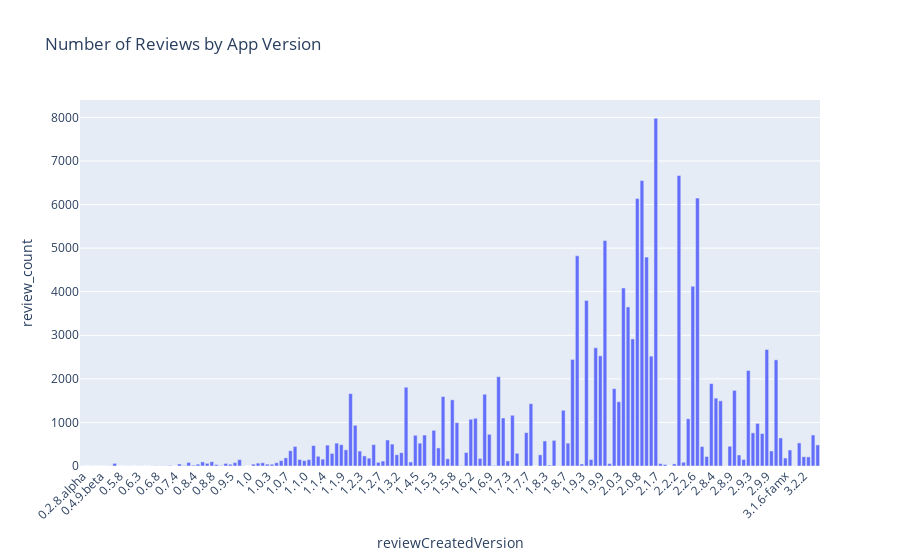

The notebook cell saved with this chart:
### Code cell
fig = px.bar(version_analysis, x=version_analysis.index, y='review_count', 
             labels={'x': 'App Version', 'y': 'Review Count'}, 
             title='Number of Reviews by App Version')
fig.update_layout(xaxis_tickangle=-45)
fig.show()
pio.write_html(fig, "../../fam-report-site/public/App-Analytics/number_review_version.html")

### Figure 1 — Plotly figure (JSON) as saved in the notebook; plotly's stock layout.template omitted (floating-point values rounded to 4 significant figures; data arrays with more than 128 entries replaced by an {"elided": "..."} marker saying what was removed)
{"data": [{"alignmentgroup": "True", "hovertemplate": "reviewCreatedVersion=%{x}<br>review_count=%{y}<extra></extra>", "legendgroup": "", "marker": {"color": "#636efa", "pattern": {"shape": ""}}, "name": "", "offsetgroup": "", "orientation": "v", "showlegend": false, "textposition": "auto", "type": "bar", "x": {"elided": "160 str values"}, "xaxis": "x", "y": {"elided": "160 int values"}, "yaxis": "y"}], "layout": {"barmode": "relative", "legend": {"tracegroupgap": 0}, "title": {"text": "Number of Reviews by App Version"}, "xaxis": {"anchor": "y", "domain": [0, 1], "tickangle": -45, "title": {"text": "reviewCreatedVersion"}}, "yaxis": {"anchor": "x", "domain": [0, 1], "title": {"text": "review_count"}}}}
